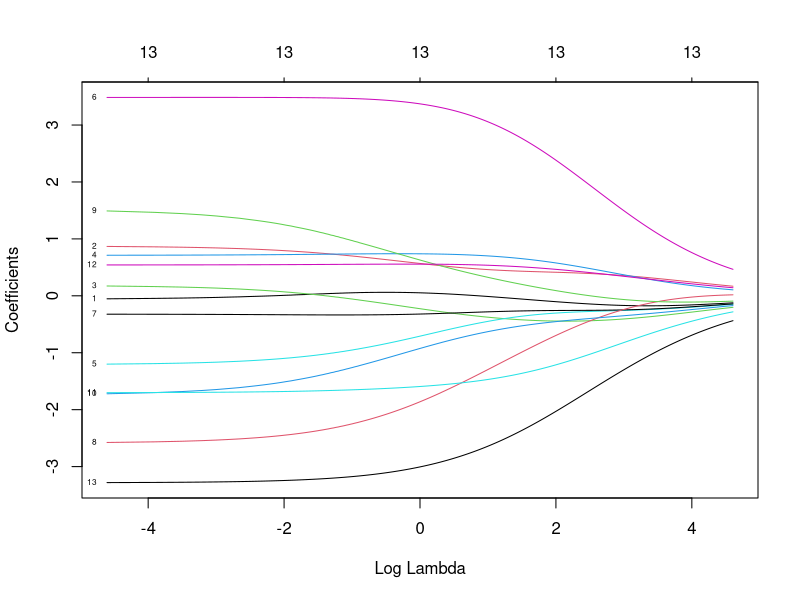
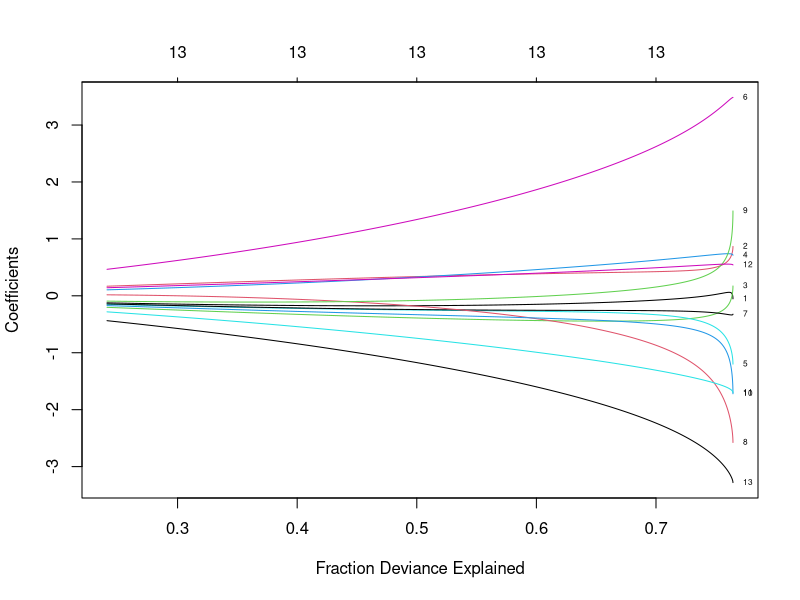
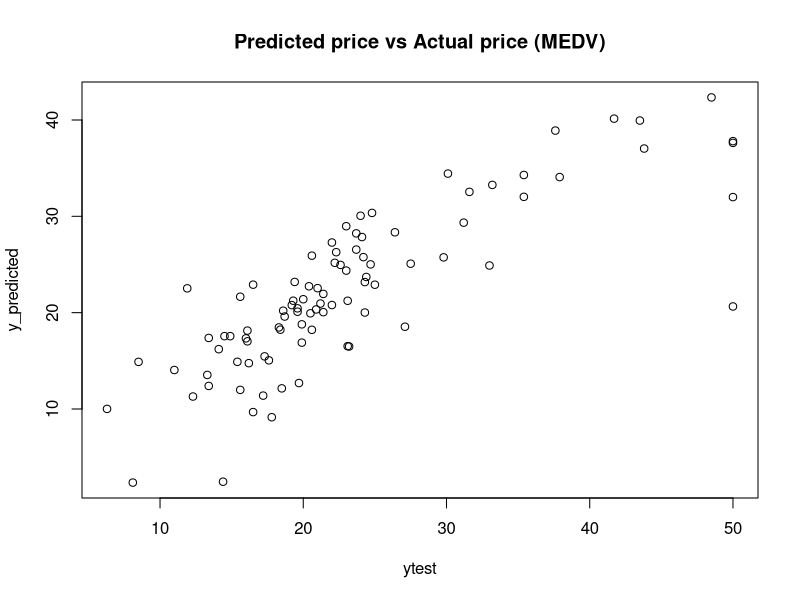

Write the R code that produced these figures, in order.
# Clear the workspace
#rm(list = ls())

# Ridge Regression Example

# Link of where data came from
#http://www.cs.toronto.edu/~delve/data/boston/bostonDetail.html

# Setwd with dataset

data = read.csv('Boston_Housing.csv')
str(data)
summary(data)

data <- na.omit(data)


data_scaled <- cbind(scale(data[,1:13]),data[,14])

# Train/set 80/20
set.seed(123)

size <- floor(0.8 *  nrow(data_scaled))

train_ind <- sample(seq_len(nrow(data_scaled)), size = size)

train <- data_scaled[train_ind, ]
xtrain <- train[,1:13]
ytrain <- train[,14]

# Create the values that were 'not' chosen
# Test values
test <- data_scaled[-train_ind,]
xtest <- test[,1:13]
ytest <- test[,14]

lambda.array <- seq(from = 0.01, to = 100, by = 0.01)


library(glmnet)
ridgeFit <- glmnet(xtrain,ytrain, alpha = 0, lambda = lambda.array)
summary(ridgeFit)

# As lambda becomes larger, this will start decreasing the sign. of the coefficients
plot(ridgeFit, xvar = 'lambda', label = T)


# Goodness of fit
plot(ridgeFit, xvar = 'dev', label = T)

# Predicted Values
y_predicted <- predict(ridgeFit, s = min(lambda.array), newx = xtest)
# Coefficients
predict(ridgeFit, s = min(lambda.array), newx = xtest, type = 'coefficients')


# SST SSE
sst <- sum((ytest - mean(ytest))^2)
sse <- sum((y_predicted - ytest)^2)

rsquare <- 1 - (sse/sst)


# MSE
MSE = (sum((y_predicted - ytest)^2) / length(y_predicted))
MSE


plot(ytest, y_predicted, main = 'Predicted price vs Actual price (MEDV)')



